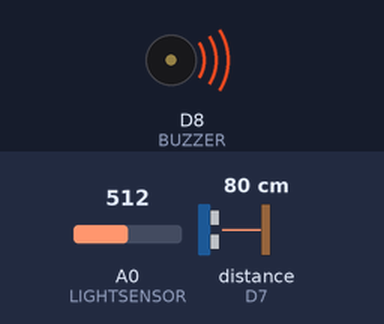
A sketch run on a simulated ESP8266 (NodeMCU). Parts: buzzer (waves = sounding). Wiring (inferred from the names in the program): ultrasonic range finder: trigger D6; echo D7. The inputs (shaded band) are chosen by the test bench; at power-on: distance to the obstacle (sensor on D7) 80 cm, A0 (LIGHTSENSOR) = 512. The echo pulse lasts 58.3 µs per cm.

Above: at 1.5 s.
1.6 s: distance to the obstacle (sensor on D7) set to 6 cm
4.7 s: distance to the obstacle (sensor on D7) set to 3 cm
At 5.7 s:
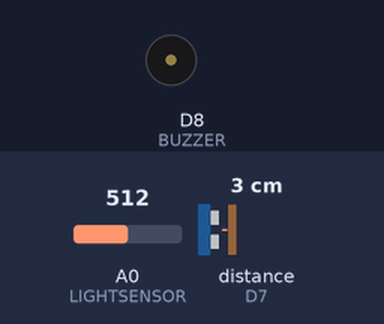
Timing chart, 0 to 7.7 s (numbered marks = the images above; inputs shaded):
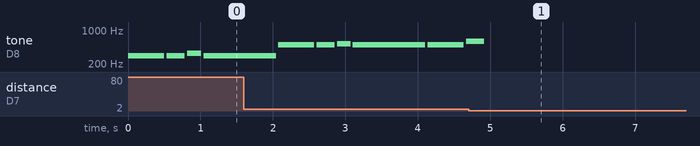

The sketch:

mameliSveglia.ino
```cpp
#include "shieldSetup.h"
#include "mameli.h"

int sveglio;

void setup() {
  Serial.begin(9600);
  pinMode(BUZZER, OUTPUT);
  pinMode(LIGHTSENSOR, INPUT);
  pinMode(TRIGPIN, OUTPUT);
  pinMode(ECHOPIN, INPUT);
  sveglio = 0;
}

long sonarDistance() {
  digitalWrite(TRIGPIN, LOW);
  delayMicroseconds(2);
  digitalWrite(TRIGPIN, HIGH);
  delayMicroseconds(10);
  digitalWrite(TRIGPIN, LOW);
  return pulseIn(ECHOPIN, HIGH) / 58.2;
}

void playMameli() {
  for(int i=0; i<63; i++) {
    tone(BUZZER, mameli[i][0]);
    delay(mameli[i][1]*500);
    noTone(BUZZER);

    if(sonarDistance() < 5) {
      sveglio = 1;
      return;
    }
    delay(30);
  }
}

void loop() {
  if(analogRead(LIGHTSENSOR) > 100) {
    if(!sveglio) { playMameli(); }
  } else { sveglio = 0; }
}
```

mameli.h
```cpp
#include "pitches.h"

float mameli[63][2] = {
  {NOTE_D4,1},{NOTE_D4,0.5},{NOTE_E4,0.375},{NOTE_D4,2},
  {NOTE_B4,1},{NOTE_B4,0.5},{NOTE_C5,0.375},{NOTE_B4,2},
  {NOTE_B4,1},{NOTE_D5,0.5},{NOTE_C5,0.375},{NOTE_B4,2},
  {NOTE_A4,1},{NOTE_B4,0.5},{NOTE_A4,0.375},{NOTE_G4,2},
  {NOTE_D4,1},{NOTE_D4,0.5},{NOTE_E4,0.375},{NOTE_D4,2},
  {NOTE_B4,1},{NOTE_B4,0.5},{NOTE_C5,0.375},{NOTE_B4,2},
  {NOTE_B4,1},{NOTE_D5,0.5},{NOTE_C5,0.375},{NOTE_B4,2},
  {NOTE_A4,1},{NOTE_B4,0.5},{NOTE_A4,0.375},{NOTE_G4,2},
  {NOTE_B4,1},{NOTE_B4,1},{NOTE_FS4,2},{NOTE_G4,0.5},
  {NOTE_A4,0.375},{NOTE_G4,0.5},{NOTE_FS4,0.375},{NOTE_E4,2},
  {NOTE_G4,1},{NOTE_FS4,0.5},{NOTE_G4,0.375},{NOTE_A4,2},
  {NOTE_D5,1},{NOTE_B4,2},{NOTE_C5,1},
  {NOTE_D4,1},{NOTE_D4,0.5},{NOTE_E4,0.375},{NOTE_D4,2},
  {NOTE_B4,1},{NOTE_B4,0.5},{NOTE_C5,0.375},{NOTE_B4,2},
  {NOTE_B4,1},{NOTE_D5,0.5},{NOTE_C5,0.375},{NOTE_B4,2},
  {NOTE_D5,0.5},{NOTE_A4,0.5},{NOTE_D5,0.5},{NOTE_G4,3}
};
```

pitches.h
```cpp
/*************************************************

 * Public Constants

 *************************************************/

#define NOTE_B0  31
#define NOTE_C1  33
#define NOTE_CS1 35
#define NOTE_D1  37
#define NOTE_DS1 39
#define NOTE_E1  41
#define NOTE_F1  44
#define NOTE_FS1 46
#define NOTE_G1  49
#define NOTE_GS1 52
#define NOTE_A1  55
#define NOTE_AS1 58
#define NOTE_B1  62
#define NOTE_C2  65
#define NOTE_CS2 69
#define NOTE_D2  73
#define NOTE_DS2 78
#define NOTE_E2  82
#define NOTE_F2  87
#define NOTE_FS2 93
#define NOTE_G2  98
#define NOTE_GS2 104
#define NOTE_A2  110
#define NOTE_AS2 117
#define NOTE_B2  123
#define NOTE_C3  131
#define NOTE_CS3 139
#define NOTE_D3  147
#define NOTE_DS3 156
#define NOTE_E3  165
#define NOTE_F3  175
#define NOTE_FS3 185
#define NOTE_G3  196
#define NOTE_GS3 208
#define NOTE_A3  220
#define NOTE_AS3 233
#define NOTE_B3  247
#define NOTE_C4  262
#define NOTE_CS4 277
#define NOTE_D4  294
#define NOTE_DS4 311
#define NOTE_E4  330
#define NOTE_F4  349
#define NOTE_FS4 370
#define NOTE_G4  392
#define NOTE_GS4 415
#define NOTE_A4  440
#define NOTE_AS4 466
#define NOTE_B4  494
#define NOTE_C5  523
#define NOTE_CS5 554
#define NOTE_D5  587
#define NOTE_DS5 622
#define NOTE_E5  659
#define NOTE_F5  698
#define NOTE_FS5 740
#define NOTE_G5  784
#define NOTE_GS5 831
#define NOTE_A5  880
#define NOTE_AS5 932
#define NOTE_B5  988
#define NOTE_C6  1047
#define NOTE_CS6 1109
#define NOTE_D6  1175
#define NOTE_DS6 1245
#define NOTE_E6  1319
#define NOTE_F6  1397
#define NOTE_FS6 1480
#define NOTE_G6  1568
#define NOTE_GS6 1661
#define NOTE_A6  1760
#define NOTE_AS6 1865
#define NOTE_B6  1976
#define NOTE_C7  2093
#define NOTE_CS7 2217
#define NOTE_D7  2349
#define NOTE_DS7 2489
#define NOTE_E7  2637
#define NOTE_F7  2794
#define NOTE_FS7 2960
#define NOTE_G7  3136
#define NOTE_GS7 3322
#define NOTE_A7  3520
#define NOTE_AS7 3729
#define NOTE_B7  3951
#define NOTE_C8  4186
#define NOTE_CS8 4435
#define NOTE_D8  4699
#define NOTE_DS8 4978
```

shieldSetup.h
```cpp
#define BUZZER D8
#define LIGHTSENSOR A0
#define TRIGPIN D6
#define ECHOPIN D7
```

Measured:
- the behaviour switches between 5 and 4 cm on distance to the obstacle (sensor on D7) (found by bisection; images 0 and 1)
- after the input at 4.7 s, tone on D8 (BUZZER): goes on until 4.9 s, then stays silent
- by itself, tone on D8 (BUZZER): plays 494 Hz for 0.50 s, 494 Hz for 0.25 s, 523 Hz for 0.19 s, 494 Hz for 1.0 s, 494 Hz for 0.50 s, 587 Hz for 0.04 s
